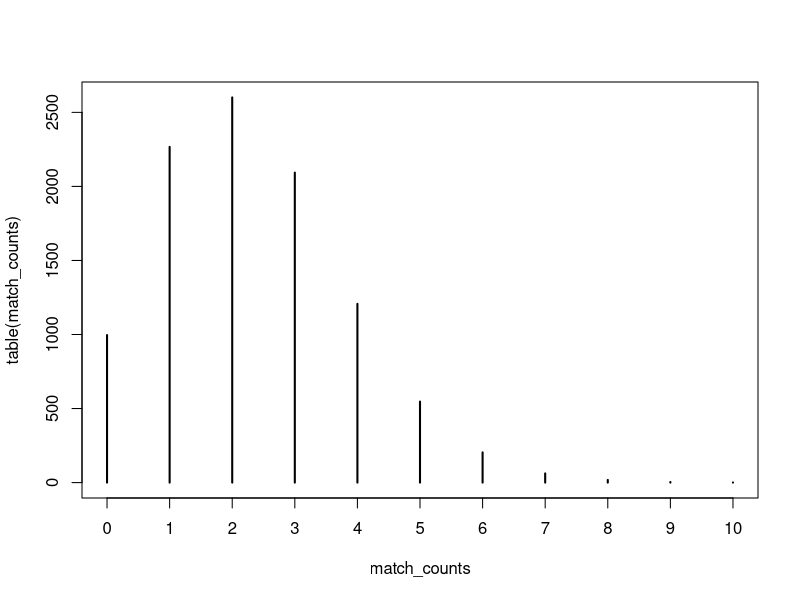

Write the R code that produced this figure.
## ---- chunk 1
k <- 840 # Number of other people
n <- 10000 # Number of simulations to be run
match_counts <- rep(NA, n)
total_success <- 0 # Number of simulations with at least 1 other appearance of my birthday
for (i in 1:n) {
  me <- sample(1:365, size = 1) # My own random birthday
  others <- sample(1:365, size = k, replace = T) # Their random birthdays
  no_matches <- sum(others == me)
  match_counts[i] <- no_matches
  if (no_matches > 0) {
    total_success <- total_success + 1
  }
}

total_success/n
plot(table(match_counts))
## ---- chunk 2
20:1
## ---- chunk 3

paste("x", 1:20, sep = "")
## ---- chunk 4
c(rep(3, 20), rep(5, 10), rep(2, 30))
## ---- chunk 5
index <- seq(21, 50)
sum(2 * (index^3) + 3 * (index^2))
## ---- chunk 6
total <- 0
for (i in 21:50) {
  total <- total + 2 * (i^3) + 3 * (i^2)
}
total
## ---- chunk 7
n = 10000 # Number of simulations
total = 0 # Number of two-pair hands
for (i in 1:n) {
  dice <- sample(1:6, size = 5, replace = T)
  # Count how many of each value appear; if there are 2 2s, it's a success
  df <- as.vector(table(dice))
  if (length(which(df == 2)) == 2) {
    total <- total + 1
  }
}

total/n
